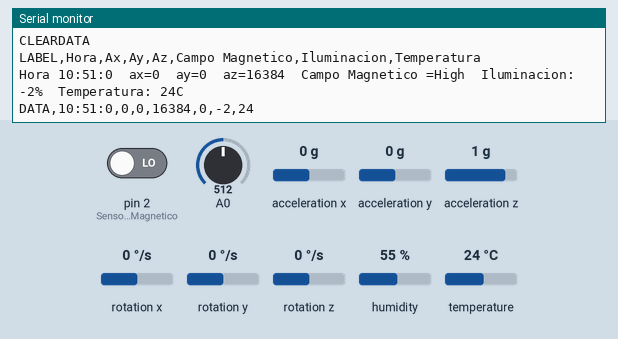
A sketch run on a simulated Arduino Uno, built with avr-gcc and run on an emulated ATmega328P. On the bench: the last lines printed to the serial monitor. The inputs (shaded band) are chosen by the test bench; at power-on: pin 2 (Sensor_de_Campo_Magnetico) LOW, acceleration x 0 g, temperature 24 °C, A0 = 512, acceleration y 0 g, acceleration z 1 g, rotation x 0 °/s, rotation y 0 °/s, rotation z 0 °/s, humidity 55 %.

Above: at 1.2 s.
1.3 s: pin 2 (Sensor_de_Campo_Magnetico) driven HIGH
At 2.3 s:
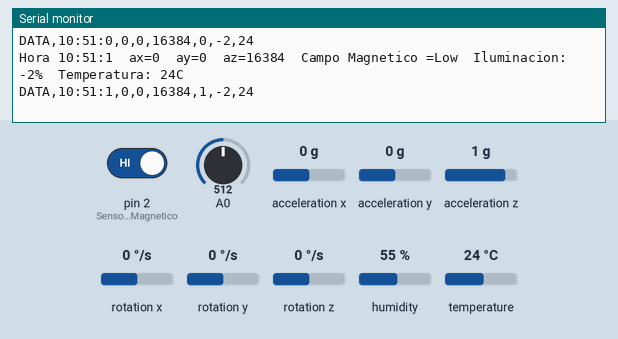
4.5 s: acceleration x set to -1.4 g
At 5.9 s:
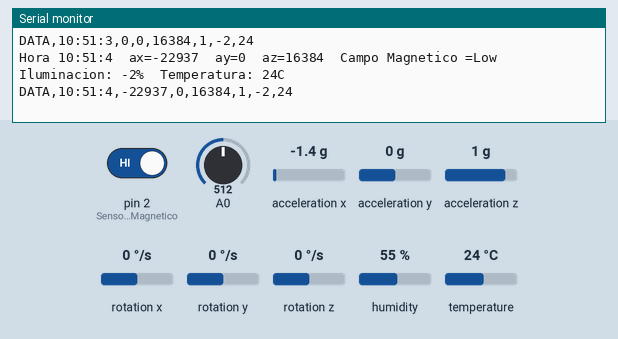
6.3 s: temperature set to 12 °C
At 6.3 s:
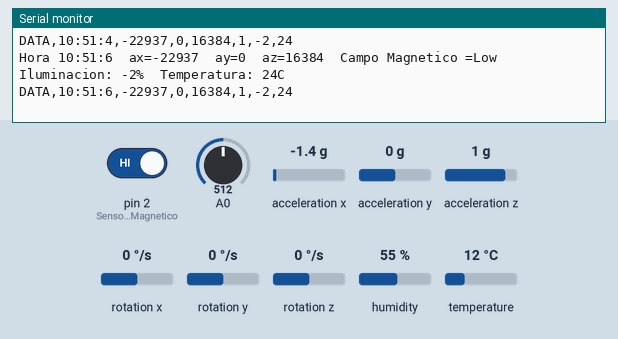
8.1 s: A0 set to 716
At 9.7 s:
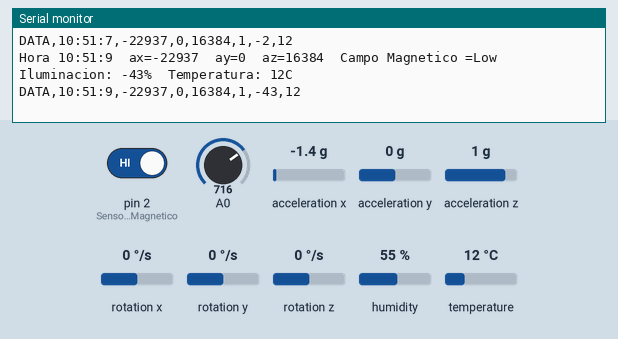
9.9 s: acceleration y set to -1.4 g
At 11.5 s:
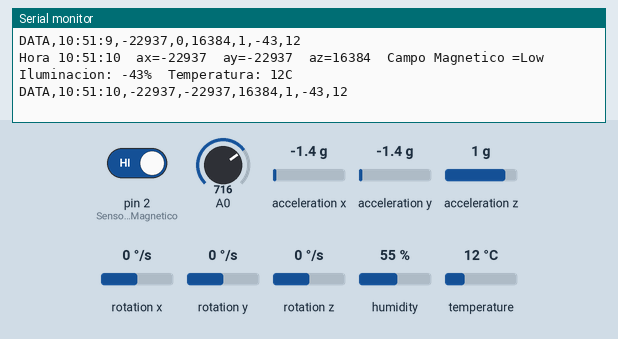
11.7 s: acceleration z set to -1.4 g
At 13.4 s:
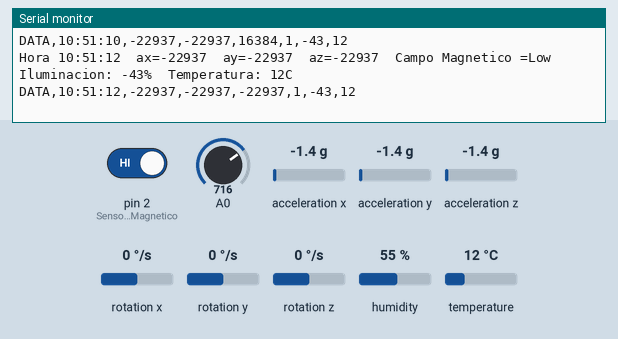

Measured:
- after the input at 1.3 s, the serial monitor: prints a new line after 0.24 s (image 1)
- after the input at 4.5 s, the serial monitor: prints a new line after 0.11 s (image 2)
- after the input at 8.1 s, the serial monitor: prints a new line after 1.1 s (image 4)
- after the input at 9.9 s, the serial monitor: prints a new line after 0.85 s (image 5)
- after the input at 11.7 s, the serial monitor: prints a new line after 0.58 s (image 6)

The sketch:

casa2-excel.ino
```cpp
//Acelerometro, campo magnetico, intensidad de luz, reloj, temperatura.
// la libreria MPU6050.h necesita I2Cdev.h, I2Cdev.h necesita Wire.h
#include "I2Cdev.h"
#include "MPU6050.h"
#include "Wire.h"
#include <SimpleDHT.h>
#include <TimeLib.h>

// La dirección del MPU6050 puede ser 0x68 o 0x69, dependiendo
// del estado de AD0. Si no se especifica, 0x68 estará implicito
MPU6050 sensor;

// Valores RAW (sin procesar) del acelerometro y giroscopio en los ejes x,y,z
int ax, ay, az;
int gx, gy, gz;
int dato=0;
int pinDHT11 = 3;
SimpleDHT11 dht11(pinDHT11);
int ax_o,ay_o,az_o;
int gx_o,gy_o,gz_o;
int iluminacion;
void setup()
{
  Serial.begin(115200);    //Iniciando puerto serial
  Wire.begin();           //Iniciando I2C
  sensor.initialize();    //Iniciando el sensor
  pinMode(2,INPUT);       //Sensor de Campo Magnetico
  setTime(10,51,00,6,9,2021);
  Serial.println("CLEARDATA");
  Serial.println("LABEL,Hora,Ax,Ay,Az,Campo Magnetico,Iluminacion,Temperatura");

  if (sensor.testConnection()){}
}

void loop() {
  // Hora
      /*Serial.print(day(t));
      Serial.print(+ "/") ;
      Serial.print(month(t));
      Serial.print(+ "/") ;
      Serial.print(year(t));
      Serial.print( " ") ;
      */

      Serial.print("Hora ");
      Serial.print(hour());
      Serial.print(+ ":") ;
      Serial.print(minute());
      Serial.print(":") ;
      Serial.print(second());
      Serial.print("\t");


  // Leer las aceleraciones y velocidades angulares
  sensor.getAcceleration(&ax, &ay, &az);
  sensor.getRotation(&gx, &gy, &gz);

  //Mostrar las lecturas separadas por un [tab]
  //Serial.print("a[x y z] g[x y z]:\t");
  Serial.print("ax=");Serial.print(ax); Serial.print("\t");
  Serial.print("ay=");Serial.print(ay); Serial.print("\t");
  Serial.print("az=");Serial.print(az); Serial.print("\t");
  //Serial.print(gx); Serial.print("\t");
  //Serial.print(gy); Serial.print("\t");
  //Serial.println(gz);


 //Sensor campo magnetico
  int estado=digitalRead(2);
  Serial.print("Campo Magnetico =");
  if(estado==HIGH)
  {
    Serial.print("Low");
  }
  else {Serial.print("High");}
  Serial.print("\t");

  //Sensor Luz
  dato=analogRead(A0);
  iluminacion = ((500-dato)*100)/500;
  //Serial.println(dato);
  Serial.print("Iluminacion: " + String(iluminacion)+"%");
  Serial.print("\t");


  //Sensor de temperatura
  byte temperature = 0;
  byte humidity = 0;
  int err = SimpleDHTErrSuccess;
  if ((err = dht11.read(&temperature, &humidity, NULL)) != SimpleDHTErrSuccess) {
    //Serial.print("Read DHT11 failed, err="); Serial.println(err);delay(1000);
    return;
  }

  //Serial.print("Sample OK: ");
  //Serial.print("\t");
  Serial.print("Temperatura: "+String(temperature)); Serial.println("C");
  //Serial.print((int)humidity); Serial.println(" H");

  Serial.println();

  // DHT11 sampling rate is 1HZ.
  Serial.println((String)"DATA,"+hour()+":"+minute()+":"+second()+","+String(ax)+","+String(ay)+","+String(az)+","+String(estado)+","+String(iluminacion)+","+String(temperature) );


  delay(1500);

  //delay(100);
}
```
